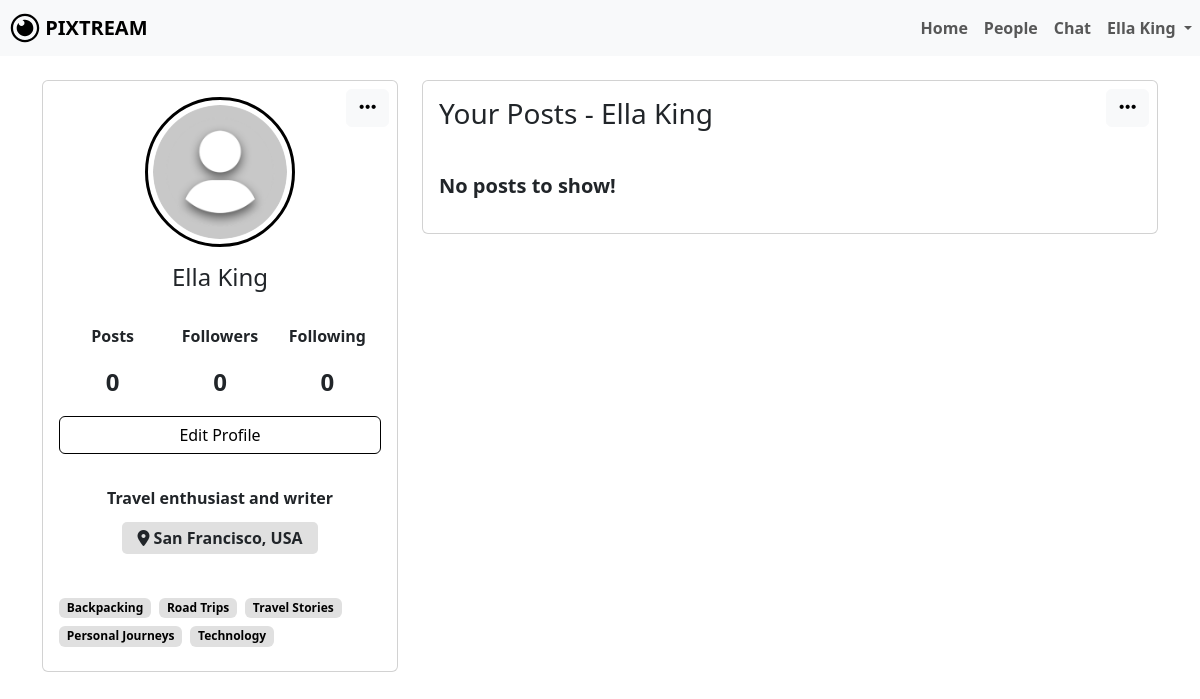
The app's page /profile.php (signed in) with its own data.
### tables this page shows
CREATE TABLE `users` (
  `id` bigint(20) NOT NULL,
  `name` varchar(100) DEFAULT NULL,
  `username` varchar(191) DEFAULT NULL,
  `email` varchar(191) DEFAULT NULL,
  `password` varchar(255) DEFAULT NULL,
  `bio` text DEFAULT NULL,
  `profile_picture` varchar(255) DEFAULT 'default.png',
  `location` varchar(255) DEFAULT NULL,
  `created_at` timestamp NOT NULL DEFAULT current_timestamp()
);

### profile.php (the view, shortened to what this page needs)
<?php
include 'dbconfig.php';
$username = $_SESSION['username'];
$sql = "SELECT * FROM users WHERE username='$username';";
$result = mysqli_query($conn, $sql);
$info = mysqli_fetch_assoc($result);
$id = $info['id'];
$name = $info['name'];
$profilePhoto = $info['profile_picture'] ?? 'default.png';
$followersSql = "SELECT COUNT(*) AS follower_count FROM follows WHERE followed_id='$id';";
$followersResult = mysqli_query($conn, $followersSql);
$followersCount = mysqli_fetch_assoc($followersResult)['follower_count'];
$followingSql = "SELECT COUNT(*) AS following_count FROM follows WHERE follower_id='$id';";
$followingResult = mysqli_query($conn, $followingSql);
$followingCount = mysqli_fetch_assoc($followingResult)['following_count'];
$postSql = "SELECT COUNT(*) FROM posts WHERE user_id = '$id';";
$postResult = mysqli_query($conn, $postSql);
$postInfo = mysqli_fetch_array($postResult);
$postCount = $postInfo[0];
$interests = [];
$sql = "SELECT o.option_name
        FROM user_selections us
        JOIN options o ON us.option_id = o.id
        WHERE us.user_id = (SELECT id FROM users WHERE username = ? LIMIT 1)";
$stmt = $conn->prepare($sql);
$stmt->bind_param("s", $username);
$stmt->execute();
$result = $stmt->get_result();
while ($row = $result->fetch_assoc()) {
    $interests[] = $row['option_name'];
}
$bioSql = "SELECT * FROM users WHERE username = '$username';";
$bioResult = mysqli_query($conn, $bioSql);
$bioInfo = mysqli_fetch_assoc($bioResult);
$bio = $bioInfo['bio'];
$location = $bioInfo['location'];
?>
<!DOCTYPE html>
<html lang="en">
<head>
    <link rel="stylesheet" href="node_modules/bootstrap/dist/css/bootstrap.min.css">
    <link rel="stylesheet" href="library-files/fontawesome/css/all.min.css">
    <link rel="stylesheet" href="assets/css/me.css">
</head>
<body>
    <nav class="navbar navbar-expand-lg navbar-light bg-light">
        <a class="navbar-brand" href="dashboard.php">
            <img src="assets/img/LOGO.svg" width="30" height="30" class="d-inline-block align-top" alt="" id="dash-icon">
            <b>PIXTREAM</b>
        </a>
        <div class="collapse navbar-collapse" id="navbarNavDropdown">
            <ul class="navbar-nav ms-auto">
                <li class="nav-item active">
                    <a class="nav-link" href="dashboard.php"><b>Home</b><span class="sr-only"></span></a>
                </li>
                <li class="nav-item active">
                    <a class="nav-link" href="people.php"><b>People</b><span class="sr-only"></span></a>
                </li>
                <li class="nav-item active">
                    <a class="nav-link" href="chat.php"><b>Chat</b><span class="sr-only"></span></a>
                </li>
                <li class="nav-item dropdown">
                    <a class="nav-link dropdown-toggle" href="#" id="navbarDropdownMenuLink" role="button" data-bs-toggle="dropdown" aria-expanded="false">
                        <b><?php echo $name; ?></b>
                    </a>
                </li>
            </ul>
        </div>
    </nav> <br>
    <div class="container">
        <div class="main-body">
            <div class="row gutters-sm">
                <div class="col-md-4 mb-3">
                    <div class="card h-100 position-relative">
                        <div class="card-body d-flex flex-column">
                            <div class="dropdown position-absolute top-0 end-0 p-2">
                                <button class="btn btn-light custom-dropdown-btn" type="button" id="dropdownMenuButton" data-bs-toggle="dropdown" aria-expanded="false">
                                    <i class="fa-solid fa-ellipsis custom-ellipsis"></i>
                                </button>
                            </div>
                            <div class="d-flex flex-column align-items-center text-center">
                                <div class="profile-img-container">
                                    <img src="profile_picture/<?php echo $profilePhoto; ?>" alt="Profile Photo" class="rounded-circle" width="150">
                                </div>
                                <div class="mt-3 mb-4">
                                    <h4><?php echo $name; ?></h4>
                                </div>
                                <div class="d-flex justify-content-around stats">
                                    <div class="stat">
                                        <p><b>Posts</b></p>
                                        <p><?php echo $postCount; ?></p>
                                    </div>
                                    <div class="stat" data-bs-toggle="modal" data-bs-target="#followersModal">
                                        <p><b>Followers</b></p>
                                        <p><?php echo $followersCount; ?></p>
                                    </div>
                                    <div class="stat" data-bs-toggle="modal" data-bs-target="#followingModal">
                                        <p><b>Following</b></p>
                                        <p><?php echo $followingCount; ?></p>
                                    </div>
                                </div>
                                <div class="w-100 mb-3">
                                    <a href="user_details.php">
                                        <button type="button" class="btn mybtn-outline w-100">Edit Profile</button>
                                    </a>
                                </div>
                                <div class="mt-3 bio-text text-start">
                                    <p><?php echo nl2br(htmlspecialchars($bio)); ?></p>
                                    <span class="mt-3 profile-location">
                                        <i class="fa-solid fa-location-dot"></i> <?php echo $location; ?>
                                    </span>
                                </div>
                                <div class="mt-5 profile-interest">
                                    <div class="d-flex flex-wrap">
                                        <?php foreach ($interests as $interest): ?>
                                            <span class="badge mybadge2 me-2 mb-2"><?php echo htmlspecialchars($interest); ?></span>
                                        <?php endforeach; ?>
                                    </div>
                                </div>
                            </div>
                        </div>
                    </div>
                </div>
                <div class="col-md-8">
                    <div class="row gutters-sm">
                        <div class="col-sm-12 mb-3">
                            <div class="card h-100">
                                <div class="card-body">
                                    <div class="dropdown position-absolute top-0 end-0 p-2">
                                        <button class="btn btn-light custom-dropdown-btn" type="button" id="dropdownMenuButton" data-bs-toggle="dropdown" aria-expanded="false">
                                            <i class="fa-solid fa-ellipsis custom-ellipsis"></i>
                                        </button>
                                    </div>
                                    <h3 class="d-flex align-items-center mb-3">Your Posts - <?php echo $name; ?></h3>
                                    <div class="media-grid">
                                        <?php
                                        $posts = [];
                                        if (empty($posts))
                                        {
                                            echo "<p class='fs-5 mt-4'><b>No posts to show!</b></p>";
                                        }
                                            ?>
                                    </div>
                                </div>
                            </div>
                        </div>
                    </div>
                </div>
            </div>
        </div>
    </div>
</body>
</html>

### assets/css/me.css (style rules this page uses)
:root { --bs-body-font-weight: 400; }
body { color: black !important; }
li { cursor: pointer; }
.mybtn-outline { border: 1px solid black; color: black; }
.mybadge2 { background-color: #e0e0e0 !important; font-size: 12px; color: black; }
.bio-text { text-align: center !important; font-weight: bolder; }
.profile-location { background-color: #e0e0e0 !important; padding: 5px 15px; border-radius: 5px; }
a { color: inherit; text-decoration: none; }
#dash-icon { margin-left: 10px; }
.rounded-circle { border: 3px solid #000000; padding: 5px; }
.profile-img-container { position: relative; display: inline-block; }
.profile-img-container img { border-radius: 50%; }
.custom-ellipsis { font-size: 1.2rem; }
.stats { display: flex; justify-content: space-around; width: 100%; }
.stat { text-align: center; flex: 1; cursor: pointer; }
.stat p:nth-of-type(2) { font-size: 1.5rem; font-weight: 600; }
.media-grid { display: flex; flex-wrap: wrap; gap: 10px; }

### records on screen
users: name "Ella King", profile_picture (placeholder picture), bio "Travel enthusiast and writer", location "San Francisco, USA"

### other values on screen
$postCount "0"
$followersCount "0"
$followingCount "0"
$interest "Backpacking"
$interest "Road Trips"
$interest "Travel Stories"
$interest "Personal Journeys"
$interest "Technology"
